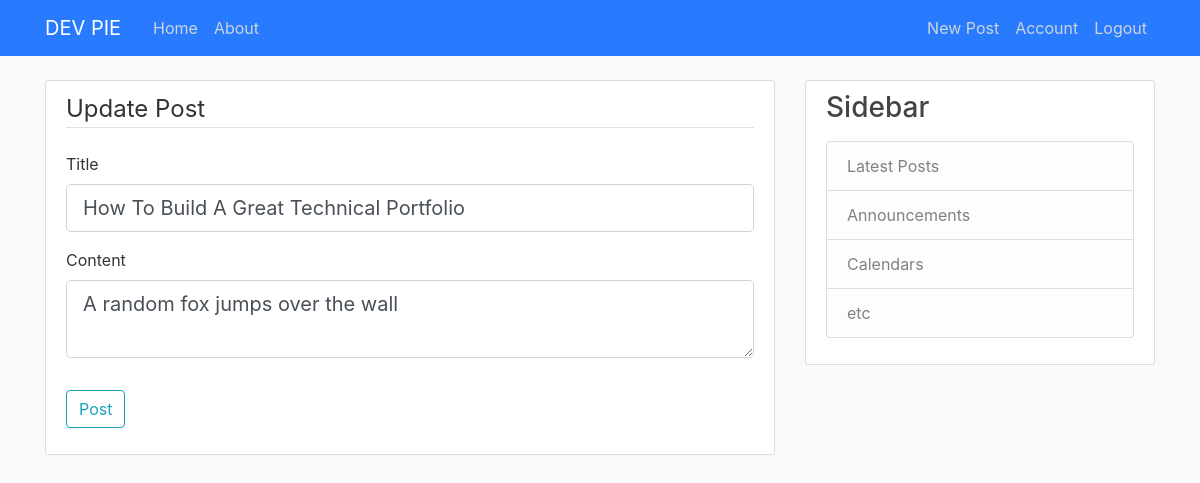
Screenshot of /post/6/update (signed in) with the database file from the repository.
### flaskblog/models.py (models this page shows, shortened)
class Post(db.Model):
    id = db.Column(db.Integer, primary_key=True)
    title = db.Column(db.String(100), nullable=False)
    date_posted = db.Column(db.DateTime, nullable=False, default=datetime.utcnow)
    content = db.Column(db.Text, nullable=False)
    user_id = db.Column(db.Integer, db.ForeignKey('user.id'), nullable=False)

### flaskblog/routes.py (the view)
@app.route("/post/<int:post_id>/update", methods=['GET', 'POST'])
@login_required
def update_post(post_id):
    post = Post.query.get_or_404(post_id)
    if post.author != current_user:
        abort(403)
    form = PostForm()
    if form.validate_on_submit():
        post.title = form.title.data
        post.content = form.content.data
        db.session.commit()
        flash('Your post has been updated!', 'success')
        return redirect(url_for('post', post_id=post.id))
    elif request.method == 'GET':
        form.title.data = post.title
        form.content.data = post.content
    return render_template('create_post.html', title='Update Post',
                           form=form, legend='Update Post')

### flaskblog/forms.py
class PostForm(FlaskForm):
    title = StringField('Title', validators=[DataRequired()])
    content = TextAreaField('Content', validators=[DataRequired()])
    submit = SubmitField('Post')

### flaskblog/models.py (called while the page is built)
@login_manager.user_loader
def load_user(user_id):
    return User.query.get(int(user_id))

### flaskblog/templates/create_post.html (shortened to what this page needs)
{% extends "layout.html" %}
{% block content %}
<div class="content-section">
    <form method="POST" action="">
        <fieldset class="form-group">
            <legend class="border-bottom mb-4">{{ legend }}</legend>
            <div class="form-group">
                {{ form.title.label(class="form-control-label") }}
                {% if form.title.errors %}
                    {{ form.title(class="form-control form-control-lg is-invalid") }}
                    <div class="invalid-feedback">
                        {% for error in form.title.errors %}
                            <span>{{ error }}</span>
                        {% endfor %}
                    </div>
                {% else %}
                    {{ form.title(class="form-control form-control-lg") }}
                {% endif %}
            </div>
            <div class="form-group">
                {{ form.content.label(class="form-control-label") }}
                {% if form.content.errors %}
                    {{ form.content(class="form-control form-control-lg is-invalid") }}
                    <div class="invalid-feedback">
                        {% for error in form.content.errors %}
                            <span>{{ error }}</span>
                        {% endfor %}
                    </div>
                {% else %}
                    {{ form.content(class="form-control form-control-lg") }}
                {% endif %}
            </div>
        </fieldset>
        <div class="form-group">
            {{ form.submit(class="btn btn-outline-info") }}
        </div>
    </form>
</div>
{% endblock content %}

### flaskblog/static/main.css (style rules this page uses)
body { background: #fafafa; color: #333333; margin-top: 5rem; }
.content-section { background: #ffffff; padding: 10px 20px; border: 1px solid #dddddd; border-radius: 3px; margin-bottom: 20px; }

### rows the page displays
Post: title "How To Build A Great Technical Portfolio", content "A random fox jumps over the wall"

### other values shown
{{ legend }} "Update Post"
